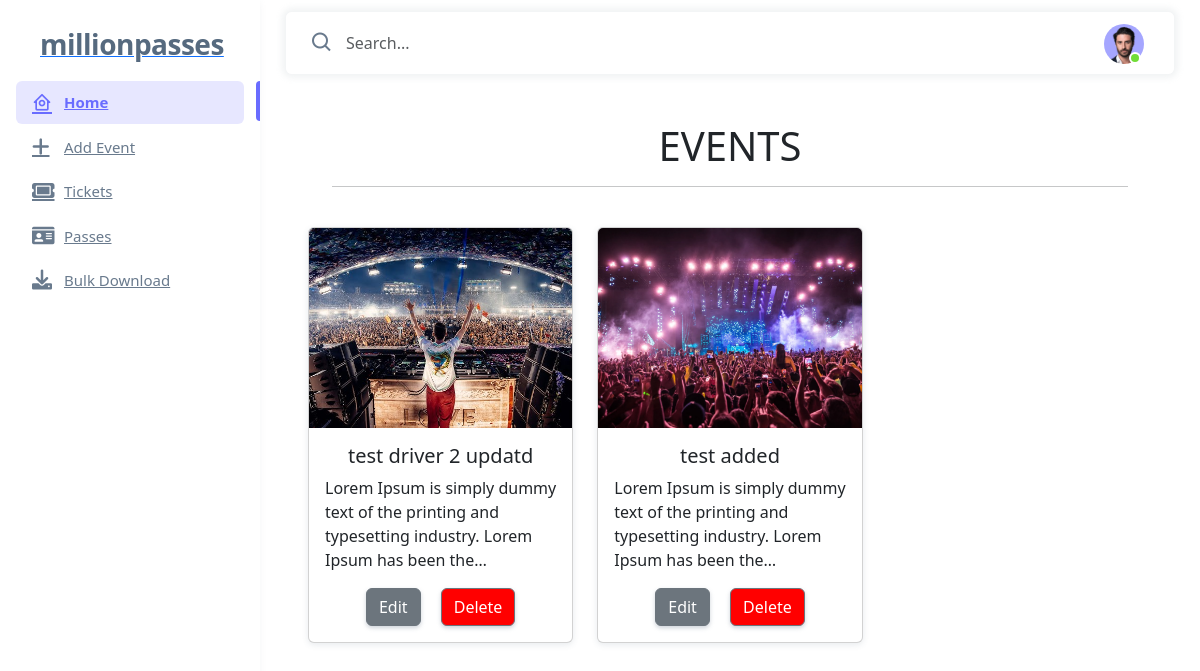
The page /admin-panel/ (signed in) on the database as committed earlier.
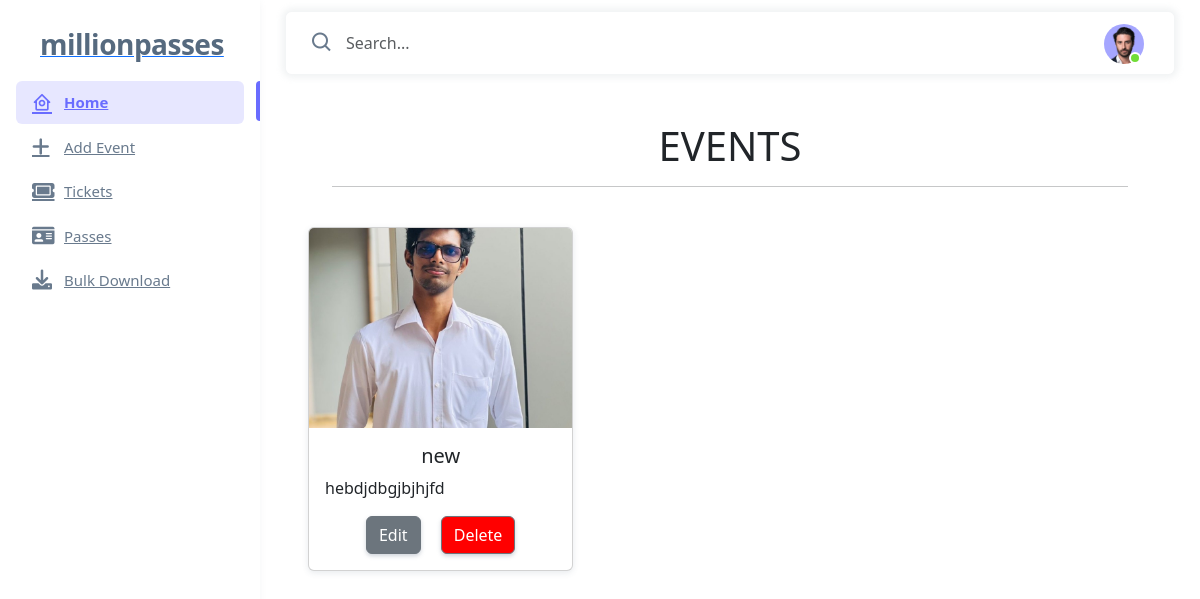
The same page on the database as committed later.
### events/models.py (models this page shows, shortened)
class Event(models.Model):
    owner = models.ForeignKey(Profile, null=True, blank=True, on_delete=models.SET_NULL)
    title = models.CharField(max_length=200)
    description = models.TextField(null=True, blank=True)
    featured_image = models.ImageField(null=True, blank=True, default='events/default.JPG', upload_to='events/')
    date_time = models.DateTimeField(null=True, blank=True)
    location = models.CharField(max_length=200, null=True, blank=True)
    created = models.DateTimeField(auto_now_add=True)
    id = models.UUIDField(default=uuid.uuid4, unique=True, primary_key=True, editable=False)

### users/views.py (the view)
# urls.py: path('admin-panel/', views.adminPanel, name='admin'),
@login_required(login_url="login")
def adminPanel (request):
    page = 'dashboard'
    search_query = ''
    profile = request.user.profile
    events = profile.event_set.filter(owner=profile)
    if request.GET.get('search'):
        events, search_query = searchEvents(request, profile)
    context = {'page':page, 'profile':profile, 'events':events, 'search_query':search_query}
    return render(request, 'users/admin-panel.html', context)

### users/templates/users/admin-panel.html
{% extends 'ui/main.html' %}
{% load static %}
{% block content %}
<div class="container-fluid">
  <div class="row m-5 mb-1 justify-content-center">
    <div class="col-12">
      <h1 class="text-center">EVENTS</h1>
      <hr>
    </div>
  </div>
  <div class="row m-4">
    {% for event in events %}
    <div class="col-12 col-md-4 mb-4">
      <div class="card h-100">
        <img class="card-img-top" src="{{ event.featured_image.url }}" alt="Event Image" style="height: 200px; object-fit: cover;">
        <div class="card-body">
          <h5 class="card-title text-center">{{ event.title }}</h5>
          <p class="card-text">{{ event.description|truncatechars:100 }}</p>
          <div class="text-center">
            <a href="{% url 'update-event' event.id %}" class="btn btn-secondary mx-2">Edit</a>
            <a href="{% url 'delete-event' event.id %}" class="btn btn-secondary mx-2" style="background-color: red;">Delete</a>
          </div>
        </div>
      </div>
    </div>
    {% endfor %}
  </div>
</div>
{% endblock content %}

Rows that differ between the two databases and show on the page:
removed Event: featured_image (picture), title "test driver 2 updatd", description "Lorem Ipsum is simply dummy text of the printing and typesetting industry. Lorem Ipsum has been the…"
removed Event: featured_image (picture), title "test added", description "Lorem Ipsum is simply dummy text of the printing and typesetting industry. Lorem Ipsum has been the…"
added Event: featured_image (picture), title "new", description "hebdjdbgjbjhjfd"
